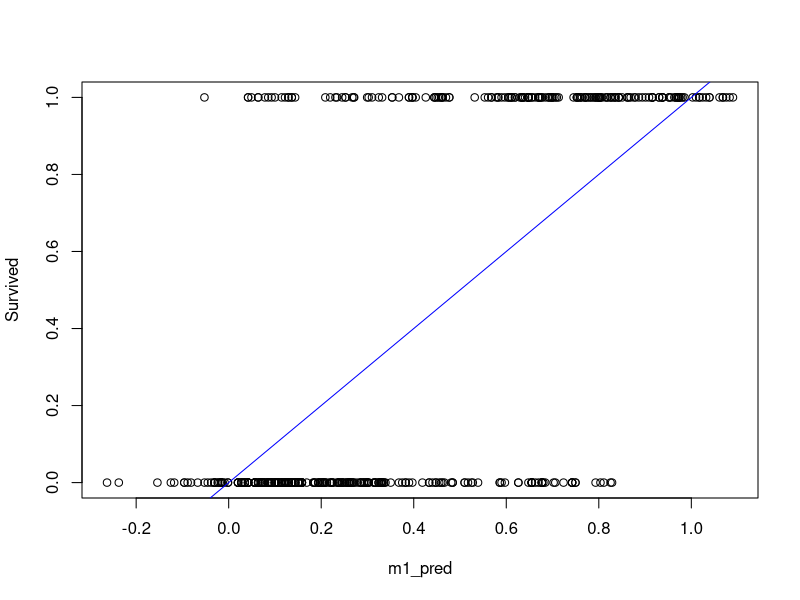
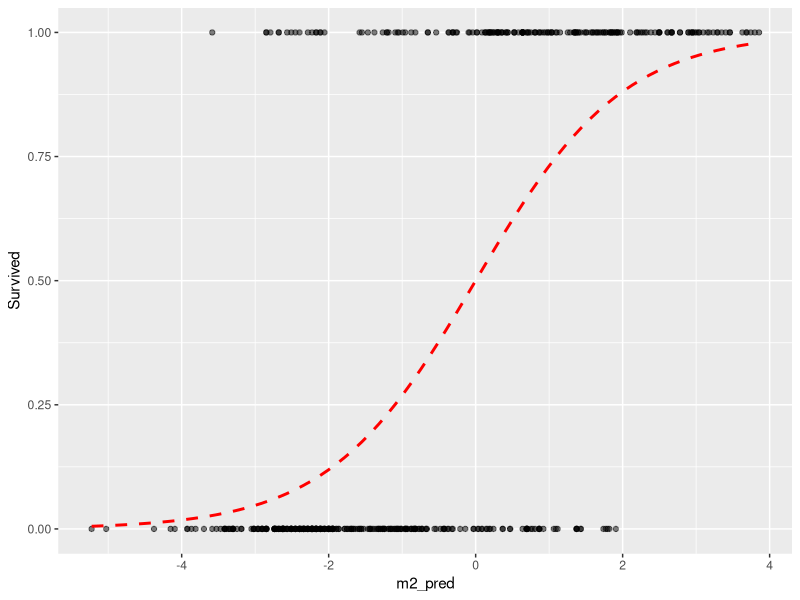

Source code (R) for these figures, in order:
#############################################################
# Machine Learning for Social Sciences
# Felix Hagemeister
# 2022

# R Script: Regression and K-Fold Out-Of-Sample (OOS) Validation by hand

# clear environment
# -------------------------------
rm(list = ls())

# set custom path using system user name
# -------------------------------
if (Sys.getenv("USERNAME") == "felix"){
  setwd("C:/Users/felix/Dropbox/HfP/Teaching/WiSe21/ML/")}
if (Sys.getenv("USERNAME") == "[YOUR USER NAME HERE]"){
  setwd("[YOUR PATH HERE")}


# load packages
# --------------------------------------------------
library(tidyverse)   # for data reading wrangling and visualization
library(ggplot2)     # for plotting


# load titanic data
# --------------------------------------------------

df <- read_csv("data/titanic_sample.csv")  

# explore variables
# --------------------------------------------------

str(df)
summary(df$Survived)
table(df$Survived, df$Sex)

# predict survival in sample (IS)
# --------------------------------------------------

# Simple Linear Regression
m1 <- lm(Survived ~ Pclass + Sex + Age , data=df)
summary(m1)

# get predicted values
df$m1_pred <- predict(m1)

# visualize
plot(Survived ~ m1_pred, data=df)
abline(lm(Survived ~ m1_pred, data = df), col = "blue")

# get IN-SAMPLE R2
summary(m1)$r.squared

# Logistic regression
m2 <- glm(Survived ~ Pclass + Sex + Age , data=df,
          family="binomial")
summary(m2)

# get predicted values
df$m2_pred <- predict(m2)

# visualize
ggplot(df, aes(x=m2_pred, y=Survived)) + 
  geom_point(alpha=.5) +
  stat_smooth(method="glm", se=FALSE, method.args = list(family=binomial),
              col="red", lty=2)

# define deviance and R2 for linear and logistic regression models
# --------------------------------------------------------------------

## pred must be probabilities (0<pred<1) for binomial
deviance <- function(y, pred, family=c("gaussian","binomial")){
  family <- match.arg(family)
  if(family=="gaussian"){
    return( sum( (y-pred)^2 ) )
  }else{
    if(is.factor(y)) y <- as.numeric(y)>1
    return( -2*sum( y*log(pred) + (1-y)*log(1-pred) ) )
  }
}

## get null deviance too, and return R2
R2 <- function(y, pred, family=c("gaussian","binomial")){
  fam <- match.arg(family)
  if(fam=="binomial"){
    if(is.factor(y)){ y <- as.numeric(y)>1 }
  }
  dev <- deviance(y, pred, family=fam)
  dev0 <- deviance(y, mean(y), family=fam)
  return(1-dev/dev0)
}


# get IN-SAMPLE R2
1 - m2$deviance/ m2$null.deviance

# predict survival out of sample (OOS) with k-fold validation
# --------------------------------------------------

n= nrow(df) # number of observations
K= 10       # number of 'folds'
# create a vector of fold memberships (random order)
foldid <- rep(1:K, each=ceiling(n/K))[sample(1:n)]
# create an empty dataframe of results
OOS <- data.frame(m1=rep(NA,K), m2=rep(NA,K))

# run OOS experiment as a for loop 'by hand':

for(k in 1:K){
  
  train <- which(foldid!=k) # train on all but fold 'k'
  
  # fit linear and logistic regression in training sample (leaving out k-th fold)
  m1 <- glm(Survived ~ Pclass + Sex + Age,
           data= df, subset = train, family= "gaussian")
  m2 <- glm(Survived ~ Pclass + Sex + Age,
            data= df, subset = train, family = "binomial")
  
  # get OOS predictions in k-th fold
  m1_pred <- predict(m1, newdata=df[-train,], type="response")
  m2_pred <- predict(m2, newdata=df[-train,], type="response")
  
  # calculate and log R2 in k-th fold
  OOS$m1[k] <- R2(y=df$Survived[-train], pred=m1_pred , family="gaussian")
  OOS$m2[k] <- R2(y=df$Survived[-train], pred=m2_pred , family="gaussian")
  
## print progress
cat(k, " ")
}

# summary
summary(OOS)

# Task: try to increase OOS R2 by using different model specifications
# Some suggestions: add or remove some variables, try interactions, use dummies, standardize variables

### END
